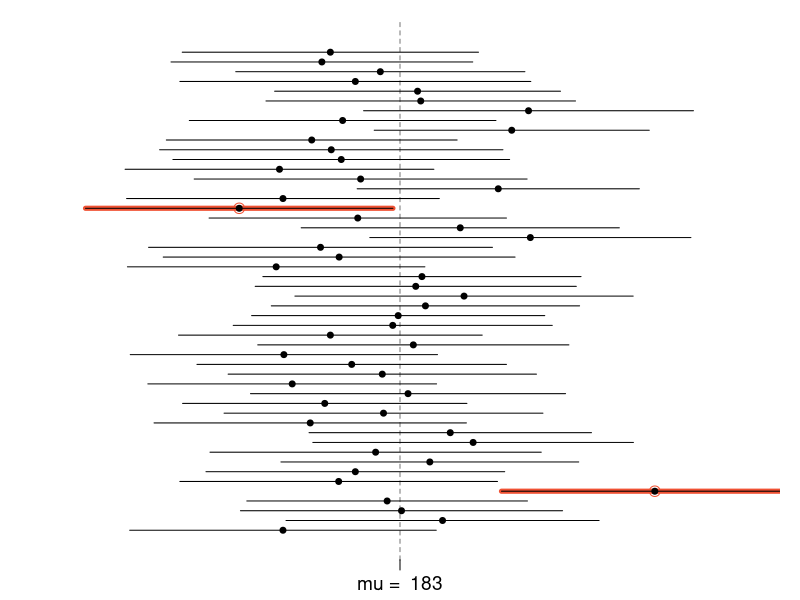

Write the R code that produced this figure.
## ---- chunk 1
bdays <- 1:365
m <- 0
for(i in 1:1137){
   class <- sample(x=bdays, size = 35,replace=TRUE)
   dc <- duplicated(class)
   dc2 <- sum(dc)
   if(dc2==0) {
     m <- m-2
   }
   if(dc2!=0)
     m <- m + 1 
}
print(m)
## ---- chunk 2
population <- bdays <- 1:365
m <- 0
for(i in 1:1137){
   class <- sample(x=bdays, size = 35,replace=TRUE)
   dc <- duplicated(class)
   dc2 <- sum(dc)
   if(dc2==0) {
     m <- m-2
   }
   if(dc2!=0)
     m <- m + 1 
}
print(m)
samp_mean <- rep(NA, 50)
samp_sd <- rep(NA, 50)
n <- 35
## ---- chunk 3
for(i in 1:50){
  samp <- sample(population, n) 
  samp_mean[i] <- mean(samp)   
  samp_sd[i] <- sd(samp)        
}
## ---- chunk 4
lower_vector <- samp_mean + qnorm(p=.05) * samp_sd / sqrt(n) 
upper_vector <- samp_mean + qnorm(p=.95) * samp_sd / sqrt(n)
## ---- chunk 5
c(lower_vector[1], upper_vector[1])
## ---- chunk 6
contains <- function(lo,hi,m){
   if(m>= lo & m <= hi) return(TRUE)
   else return(FALSE)
}
## ---- chunk 7
plot_ci <- function(lo, hi, m){
  par(mar=c(2, 1, 1, 1), mgp=c(2.7, 0.7, 0))
  k <- 50
  ci.max <- max(rowSums(matrix(c(-1*lo,hi),ncol=2)))

  xR <- m + ci.max*c(-1, 1)
  yR <- c(0, 41*k/40)

  plot(xR, yR, type='n', xlab='', ylab='', axes=FALSE)
  abline(v=m, lty=2, col='#00000088')
  axis(1, at=m, paste("mu = ",round(m,4)), cex.axis=1.15)
  #axis(2)
  for(i in 1:k){
    x <- mean(c(hi[i],lo[i]))
	  ci <- c(lo[i],hi[i])
	  if(contains(lo[i],hi[i],m)==FALSE){
		  col <- "#F05133"
		  points(x, i, cex=1.4, col=col)
#		  points(x, i, pch=20, cex=1.2, col=col)
		  lines(ci, rep(i, 2), col=col, lwd=5)
	  }
	  col <- 1
  	points(x, i, pch=20, cex=1.2, col=col)
	  lines(ci, rep(i, 2), col=col)
  }
}
## ---- chunk 8
    plot_ci(lower_vector, upper_vector, mean(population))
